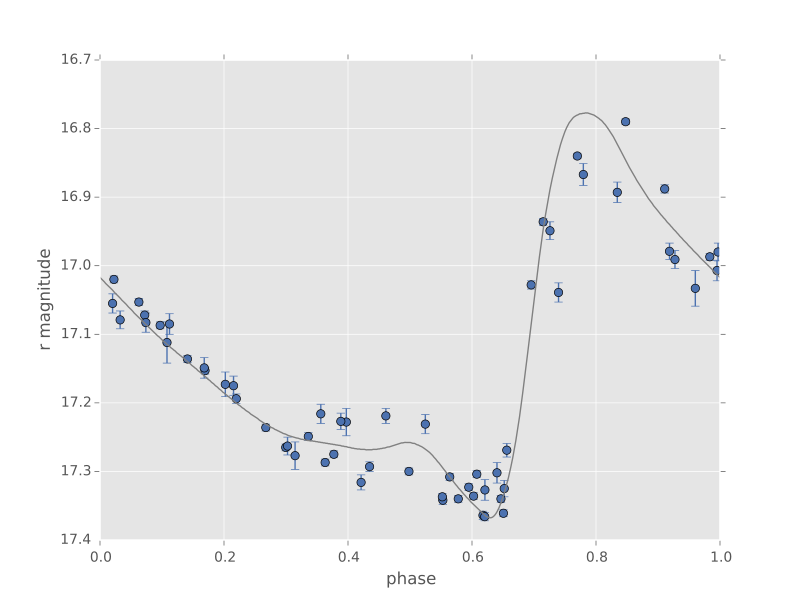

The script that drew this image:
import numpy as np
import matplotlib.pyplot as plt
import matplotlib as mpl

mpl.style.use('ggplot')
mpl.rc('axes', color_cycle=["#4C72B0", "#55A868", "#C44E52",
                            "#8172B2", "#CCB974"])

from gatspy import datasets, periodic
rrlyrae = datasets.fetch_rrlyrae()
lcid = rrlyrae.ids[0]
t, mag, dmag, filts = rrlyrae.get_lightcurve(lcid)
mask = (filts == 'r')
t_r, mag_r, dmag_r = t[mask], mag[mask], dmag[mask]
period = rrlyrae.get_metadata(lcid)['P']
phase = (t_r / period) % 1

model = periodic.RRLyraeTemplateModeler('r')
model.fit(t_r, mag_r, dmag_r)
t_fit = np.linspace(0, period, 1000)
mag_fit = model.predict(t_fit, period=period)
phasefit = t_fit / period

fig, ax = plt.subplots()
ax.errorbar(phase, mag_r, dmag_r, fmt='o')
ax.plot(phasefit, mag_fit, '-', color='gray')
ax.set(xlabel='phase', ylabel='r magnitude')
ax.invert_yaxis()
